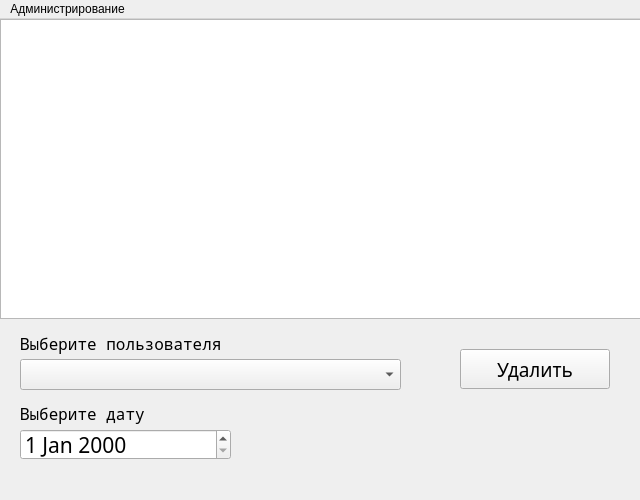
<?xml version="1.0" encoding="UTF-8"?>
<ui version="4.0">
 <class>adminFormPO</class>
 <widget class="QMainWindow" name="adminFormPO">
  <property name="geometry">
   <rect>
    <x>0</x>
    <y>0</y>
    <width>640</width>
    <height>500</height>
   </rect>
  </property>
  <property name="minimumSize">
   <size>
    <width>640</width>
    <height>500</height>
   </size>
  </property>
  <property name="maximumSize">
   <size>
    <width>640</width>
    <height>500</height>
   </size>
  </property>
  <property name="windowTitle">
   <string>Администрирование - Учет ПО</string>
  </property>
  <widget class="QWidget" name="centralwidget">
   <widget class="QTableView" name="tableView">
    <property name="geometry">
     <rect>
      <x>0</x>
      <y>0</y>
      <width>641</width>
      <height>300</height>
     </rect>
    </property>
   </widget>
   <widget class="QComboBox" name="selectPolz">
    <property name="geometry">
     <rect>
      <x>20</x>
      <y>340</y>
      <width>381</width>
      <height>31</height>
     </rect>
    </property>
    <property name="font">
     <font>
      <family>Noto Sans</family>
      <pointsize>12</pointsize>
     </font>
    </property>
   </widget>
   <widget class="QLabel" name="label">
    <property name="geometry">
     <rect>
      <x>20</x>
      <y>310</y>
      <width>271</width>
      <height>31</height>
     </rect>
    </property>
    <property name="font">
     <font>
      <family>Noto Mono</family>
      <pointsize>12</pointsize>
     </font>
    </property>
    <property name="text">
     <string>Выберите пользователя</string>
    </property>
   </widget>
   <widget class="QPushButton" name="updateTimeBtn">
    <property name="geometry">
     <rect>
      <x>460</x>
      <y>330</y>
      <width>150</width>
      <height>40</height>
     </rect>
    </property>
    <property name="font">
     <font>
      <family>Noto Sans</family>
      <pointsize>14</pointsize>
     </font>
    </property>
    <property name="text">
     <string>Удалить</string>
    </property>
   </widget>
   <widget class="QLabel" name="label_4">
    <property name="geometry">
     <rect>
      <x>20</x>
      <y>380</y>
      <width>271</width>
      <height>31</height>
     </rect>
    </property>
    <property name="font">
     <font>
      <family>Noto Mono</family>
      <pointsize>12</pointsize>
     </font>
    </property>
    <property name="text">
     <string>Выберите дату</string>
    </property>
   </widget>
   <widget class="QDateEdit" name="selectDate">
    <property name="geometry">
     <rect>
      <x>20</x>
      <y>410</y>
      <width>211</width>
      <height>31</height>
     </rect>
    </property>
    <property name="font">
     <font>
      <family>Noto Sans</family>
      <pointsize>16</pointsize>
     </font>
    </property>
   </widget>
  </widget>
  <widget class="QMenuBar" name="menubar">
   <property name="geometry">
    <rect>
     <x>0</x>
     <y>0</y>
     <width>640</width>
     <height>21</height>
    </rect>
   </property>
   <widget class="QMenu" name="menu">
    <property name="title">
     <string>Администрирование</string>
    </property>
    <addaction name="menuSotr"/>
    <addaction name="menuTime"/>
    <addaction name="menuPo"/>
    <addaction name="menuWeb"/>
   </widget>
   <addaction name="menu"/>
  </widget>
  <action name="menuSotr">
   <property name="text">
    <string>Сотрудники</string>
   </property>
  </action>
  <action name="menuTime">
   <property name="text">
    <string>Рабочее время</string>
   </property>
  </action>
  <action name="menuPo">
   <property name="text">
    <string>Учет ПО</string>
   </property>
  </action>
  <action name="menuWeb">
   <property name="text">
    <string>Учет веб-ресурсов</string>
   </property>
  </action>
 </widget>
 <resources/>
 <connections/>
</ui>
